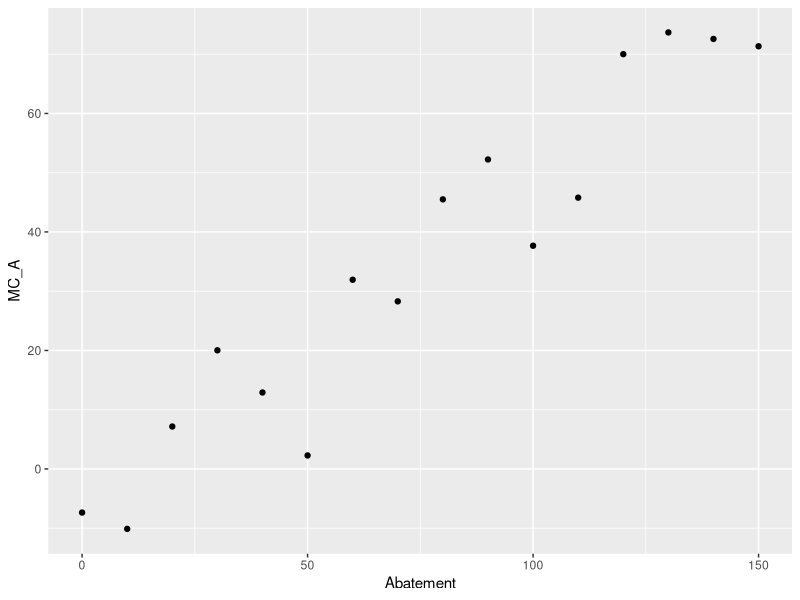
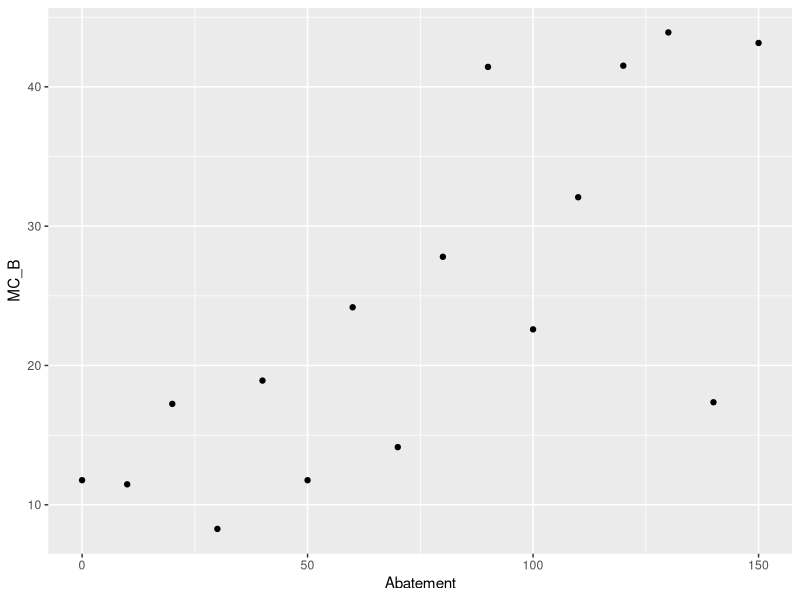
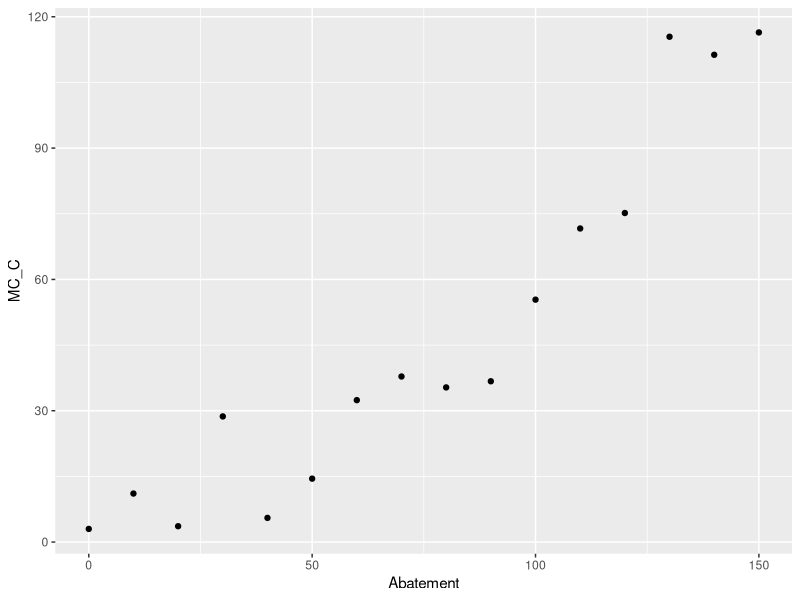
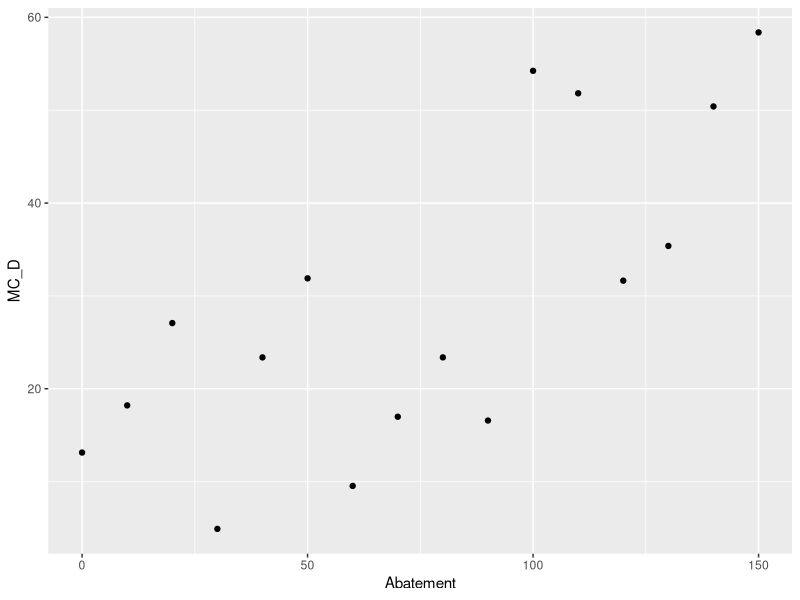
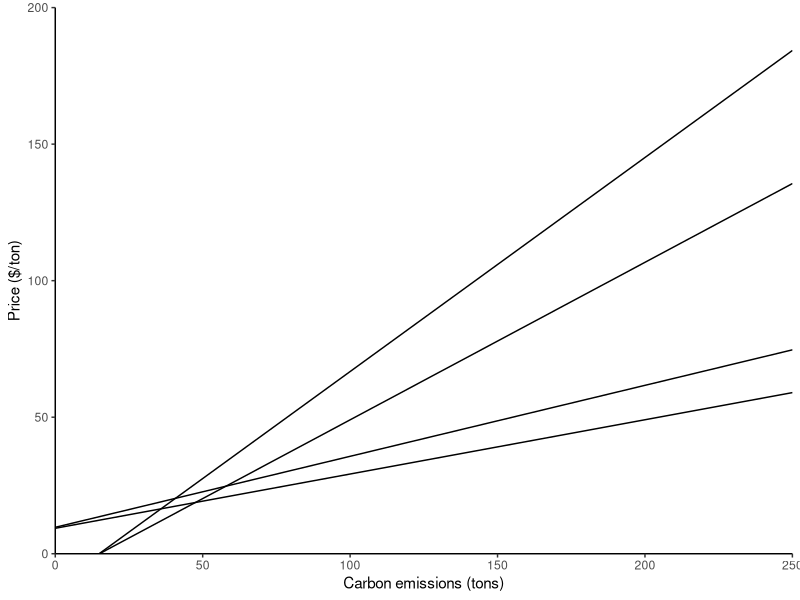
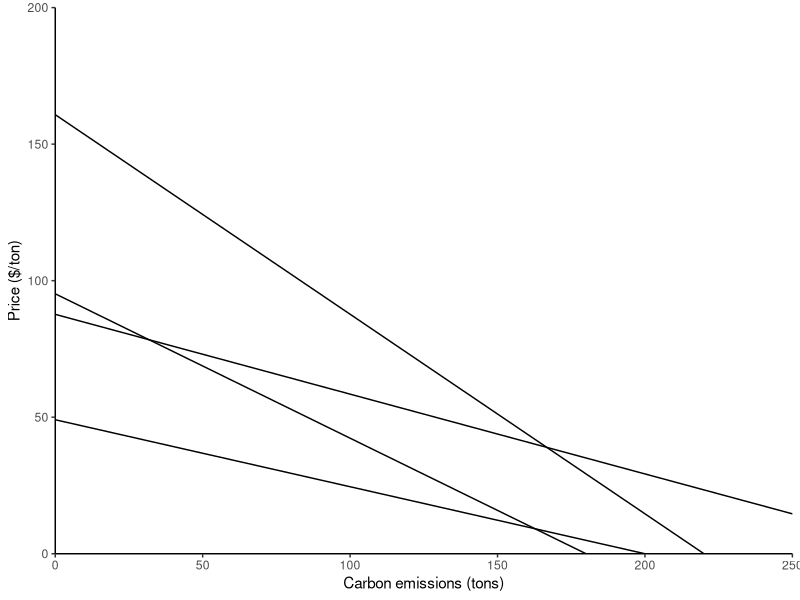

Reproduce these figures in R, in order. (Note: this script raises an error after producing the figures.)
## ---- chunk 1
knitr::opts_chunk$set(echo = TRUE)
## ---- chunk 2

library(tidyverse)
library(reshape2)

carbon_abate <- read_csv("HW4Data.csv")

## ---- chunk 3
#Marginal cost of abatement scatter plots
sector_A <- ggplot(carbon_abate, aes(x = Abatement, y = MC_A)) +
  geom_point()
sector_A

sector_B <- ggplot(carbon_abate, aes(x = Abatement, y = MC_B)) +
  geom_point()
sector_B

sector_C <- ggplot(carbon_abate, aes(x = Abatement, y = MC_C)) +
  geom_point()
sector_C

sector_D <- ggplot(carbon_abate, aes(x = Abatement, y = MC_D)) +
  geom_point()
sector_D

## ---- chunk 4

#MC Linear regressions
model_A <- lm(MC_A ~ Abatement, data = carbon_abate)
summary(model_A)

model_B <- lm(MC_B ~ Abatement, data = carbon_abate)
summary(model_B)

model_C <- lm(MC_C ~ Abatement, data = carbon_abate)
summary(model_C)

model_D <- lm(MC_D ~ Abatement, data = carbon_abate)
summary(model_D)

#MC Functions 
MC_A_fxn <- function(Q) {(model_A$coefficients[2])*Q + model_A$coefficients[1]}
MC_B_fxn <- function(Q) {(model_B$coefficients[2])*Q + model_B$coefficients[1]}
MC_C_fxn <- function(Q) {(model_C$coefficients[2])*Q + model_C$coefficients[1]}
MC_D_fxn <- function(Q) {(model_D$coefficients[2])*Q + model_D$coefficients[1]}
## ---- chunk 5

#MC graph
MC_graph <- ggplot(data.frame(x=c(1, 250)), aes(x=x)) + 
  stat_function(fun = MC_A_fxn, geom = "line") + 
  stat_function(fun = MC_B_fxn, geom = "line") + 
  stat_function(fun = MC_C_fxn, geom = "line") + 
  stat_function(fun = MC_D_fxn, geom = "line") + 
  xlab("Carbon emissions (tons)") + 
  ylab("Price ($/ton)") +
  scale_x_continuous(expand = c(0,0), limits = c(0,250))+
  scale_y_continuous(expand = c(0,0), limits = c(0,200))+
  theme_classic() 
MC_graph


## **To do: Color code the lines and/or add a legend
## ---- chunk 6
#Set initial emissions
Q_A_initial <- 180
Q_B_initial <- 200
Q_C_initial <- 220
Q_D_initial <- 300


#Price for each sector at their initial Q (i.e. the y intercept of the demand function)
demand_A_int <- (model_A$coefficients[1] + model_A$coefficients[2]*Q_A_initial)
demand_A_int #95.18706 

demand_B_int <- (model_B$coefficients[1] + model_B$coefficients[2]*Q_B_initial)
demand_B_int #49.06656 

demand_C_int <- (model_C$coefficients[1] + model_C$coefficients[2]*Q_C_initial)
demand_C_int #160.7868 

demand_D_int <- (model_D$coefficients[1] + model_D$coefficients[2]*Q_D_initial)
demand_D_int #87.66577 


#Slope of the demand function for each sector
demand_A_slope <- (demand_A_int/-Q_A_initial)
demand_A_slope # -0.528817 

demand_B_slope <- (demand_B_int/-Q_B_initial)
demand_B_slope # -0.2453328 

demand_C_slope <- (demand_C_int/-Q_C_initial)
demand_C_slope # -0.7308492 

demand_D_slope <- (demand_D_int/-Q_D_initial)
demand_D_slope # -0.2922192 


#Final demand functions (price = slope*Q + intercept)
demand_A_fxn <- function(Q) {demand_A_slope*Q + demand_A_int}
demand_B_fxn <- function(Q) {demand_B_slope*Q + demand_B_int}
demand_C_fxn <- function(Q) {demand_C_slope*Q + demand_C_int}
demand_D_fxn <- function(Q) {demand_D_slope*Q + demand_D_int}


## ---- chunk 7
#Demand graph
demand_graph <- ggplot(data.frame(x=c(1, 250)), aes(x=x)) + 
  stat_function(fun = demand_A_fxn, geom = "line") + 
  stat_function(fun = demand_B_fxn, geom = "line") + 
  stat_function(fun = demand_C_fxn, geom = "line") + 
  stat_function(fun = demand_D_fxn, geom = "line") + 
  xlab("Carbon emissions (tons)") + 
  ylab("Price ($/ton)") +
  scale_x_continuous(expand = c(0,0), limits = c(0,250))+
  scale_y_continuous(expand = c(0,0), limits = c(0,200))+
  theme_classic() 
demand_graph

# **To do: Color code the lines and/or add legend

## ---- chunk 8
#Sector cost
cost_A_cap <- integrate(demand_A_fxn, 80, Q_A_initial)
cost_A_cap # 2644.085

cost_B_cap <- integrate(demand_B_fxn, 100, Q_B_initial)
cost_B_cap # 1226.664

cost_C_cap <- integrate(demand_C_fxn, 120, Q_C_initial)
cost_C_cap # 3654.246

## ---- chunk 9
#Total cost
cost_total_cap <- cost_A_cap[["value"]] + cost_B_cap[["value"]] + cost_C_cap[["value"]]
cost_total_cap # 7524.995

#Total cost of the carbon cap policy is $7524.995

## ---- chunk 10

#Total tax revenue = $0 
## ---- chunk 11

#Define the coefficients
MC_A_slope <- model_A$coefficients[2]
MC_B_slope <- model_B$coefficients[2]
MC_C_slope <- model_C$coefficients[2]

MC_A_int <- model_A$coefficients[1]
MC_B_int <- model_B$coefficients[1]
MC_C_int <- model_C$coefficients[1]

#Create an aggregate marginal cost function
MC_agg_fxn <- function(Q) {(Q + (MC_A_int/MC_A_slope) + (MC_B_int/MC_B_slope) + (MC_C_int/MC_C_slope)) / ((1/MC_A_slope) + (1/MC_B_slope) + (1/MC_C_slope))}

tax <- MC_agg_fxn(300)
tax #39.42658 

#carbon per sector with tax, currently this does not add up to 300 currently 
A_supply_x(tax)
B_supply_x(tax)
C_supply_x(tax)

#Cost to each sector

## ---- chunk 12


## ---- chunk 13

#Total tax revenue = $0 
## ---- chunk 14
A_demand_X <- function(y) {(y - A_demand_int) / A_slope}

B_demand_X <- function(y) {(y - B_demand_int) / B_slope}

C_demand_X <- function(y) {(y - C_demand_int) / C_slope}

agg_demand_X <- function(y) {((y - A_demand_int) / A_slope) + ((y - B_demand_int) / B_slope) + ((y - C_demand_int) / C_slope)}

A_slope
A_demand_int
B_slope
B_demand_int
C_slope
C_demand_int

agg_demand_X(0)

# x = (y-95.18706) / -0.528817) + ((y-49.06656 ) / -0.2453328 ) + ((y-160.7868 ) / -0.7308492 )

agg_demand <- function(x) {(-0.09482*x - 56.89054) / 0.69552}
## double check this algebra ^^

agg_graph <- ggplot(data.frame(x=c(1, 200)), aes(x=x)) + 
  stat_function(fun = agg_demand, geom = "line") + 
  xlab("x") + 
  ylab("y") +
  scale_x_continuous(expand = c(0,0), limits = c(0,200))
agg_graph
## ---- chunk 15

#supply curve functions solved for y, gives the price



#supply curve function solved for x, gives the quantity
MC_A_Qfxn <- function(P) {(P - model_A$coefficients[1]) / model_A$coefficients[2]}

MC_B_Qfxn <- function(P) {(P - model_B$coefficients[1]) / model_B$coefficients[2]}

MC_C_Qfxn <- function(P) {(P - model_C$coefficients[1]) / model_C$coefficients[2]}

MC_D_Qfxn <- function(P) {(P - model_D$coefficients[1]) / model_D$coefficients[2]}

#aggregate supply curve

#may be more difficult then necessary
agg_supply_x <- function(y) {((y - model_A$coefficients[1]) / model_A$coefficients[2]) + ((y - model_B$coefficients[1]) / model_B$coefficients[2]) + ((y - model_C$coefficients[1]) / model_C$coefficients[2])}

#Madelines code pulling from
#Mag =(1/sectorA$coefficients[2])+(1/sectorB$coefficients[2])+(1/sectorC$coefficients[2])
#Bag = (-(sectorA$coefficients[1]/sectorA$coefficients[2])-(sectorB$coefficients[1]/sectorB$coefficients[2])-(sectorC$coefficients[1]/sectorC$coefficients[2]))



agg_slope_supply <- (1/model_A$coefficients[2]) + (1/model_B$coefficients[2]) + (1/model_C$coefficients[2])
agg_intercept_supply <- (-(model_A$coefficients[1]/model_A$coefficients[2]) - (model_B$coefficients[1]/model_B$coefficients[2]) - (model_C$coefficients[1]/model_C$coefficients[2]))

# Price = (quantity + intercept) / slope

agg_supply <- function(x) {(x + agg_intercept_supply) / agg_slope_supply}
tax <- agg_supply(300)
tax #35.19137



## ---- chunk 16


## ---- chunk 17



## ---- chunk 18
#country 


## ---- chunk 19
